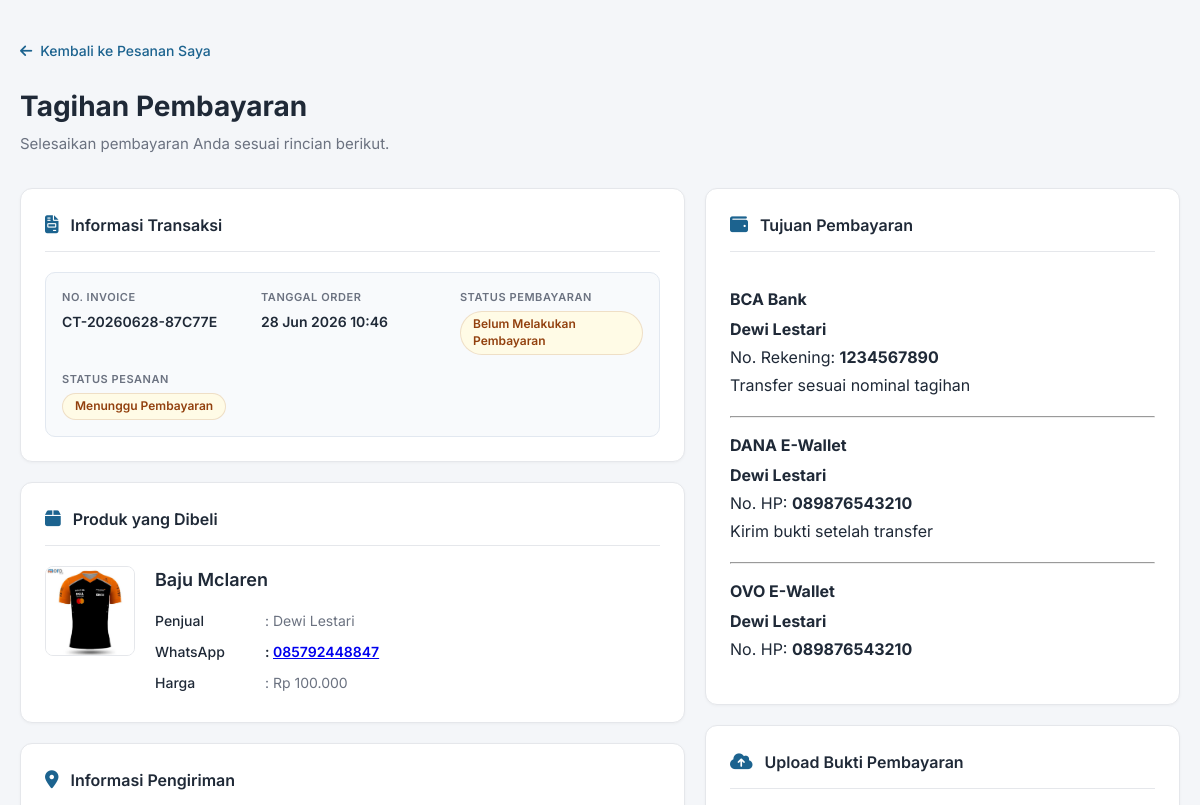
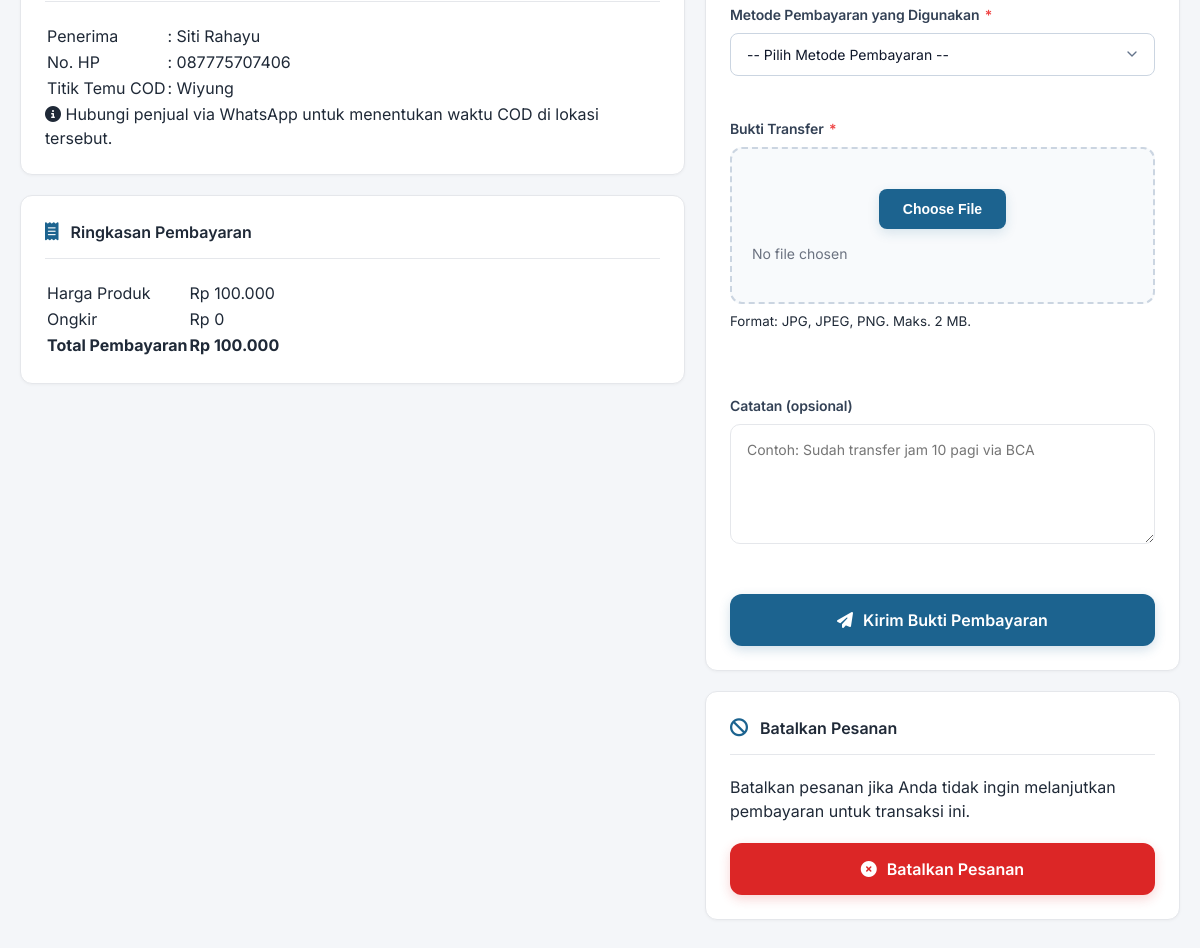
Page /user/tagihan.php?id_transaksi=8 (signed in) on the committed database (2 pictures, top to bottom).
### tables this page shows
CREATE TABLE `transaksi` (
  `id_transaksi` int NOT NULL,
  `id_produk` int NOT NULL,
  `id_penjual` int NOT NULL,
  `id_pembeli` int NOT NULL,
  `harga_produk` decimal(12,2) NOT NULL,
  `ongkir` decimal(12,2) NOT NULL DEFAULT '0.00',
  `total_bayar` decimal(12,2) NOT NULL,
  `status_transaksi` enum('menunggu_pembayaran','menunggu_verifikasi','diproses','dikirim','selesai','dibatalkan') DEFAULT 'menunggu_pembayaran',
  `created_at` timestamp NULL DEFAULT CURRENT_TIMESTAMP,
  `kode_invoice` varchar(30) DEFAULT NULL,
  `jarak_km` decimal(10,2) DEFAULT NULL,
  `metode_pembayaran` enum('Transfer Bank','DANA','OVO','GoPay','ShopeePay') DEFAULT NULL,
  `status_pembayaran` enum('belum_bayar','menunggu_konfirmasi','dibayar','ditolak') DEFAULT 'belum_bayar'
);

CREATE TABLE `produk` (
  `id_produk` int NOT NULL,
  `id_user` int NOT NULL,
  `id_kategori` int NOT NULL,
  `id_lokasi` int DEFAULT NULL,
  `latitude` decimal(10,8) DEFAULT NULL,
  `longitude` decimal(11,8) DEFAULT NULL,
  `nama_produk` varchar(150) NOT NULL,
  `deskripsi` text NOT NULL,
  `harga` decimal(12,2) NOT NULL,
  `ongkir` decimal(10,2) DEFAULT '0.00',
  `metode_pengiriman` enum('Ambil di Tempat','Kurir Kampus','Ekspedisi') DEFAULT 'Ambil di Tempat',
  `kondisi` enum('Baru','Bekas') NOT NULL,
  `alasan_jual` text,
  `status_produk` enum('menunggu','tersedia','dipesan','terjual','ditolak') DEFAULT 'menunggu',
  `status_aktif` tinyint(1) DEFAULT '1',
  `created_at` timestamp NULL DEFAULT CURRENT_TIMESTAMP,
  `kelebihan` text,
  `kekurangan` text,
  `brand` varchar(100) DEFAULT NULL,
  `penulis_penerbit` varchar(255) DEFAULT NULL,
  `status_tayang` enum('belum_bayar','aktif') DEFAULT 'belum_bayar'
);

CREATE TABLE `users` (
  `id_user` int NOT NULL,
  `nama` varchar(100) NOT NULL,
  `email` varchar(100) NOT NULL,
  `password` varchar(255) NOT NULL,
  `nim` varchar(20) NOT NULL,
  `no_whatsapp` varchar(20) NOT NULL,
  `alamat` text,
  `kota` varchar(100) DEFAULT NULL,
  `kode_pos` varchar(10) DEFAULT NULL,
  `foto_ktm` varchar(255) DEFAULT NULL,
  `role` enum('admin','user') DEFAULT 'user',
  `status_verifikasi` enum('menunggu','terverifikasi','ditolak') DEFAULT 'menunggu',
  `status_aktif` tinyint(1) DEFAULT '1',
  `created_at` timestamp NULL DEFAULT CURRENT_TIMESTAMP,
  `terakhir_online` datetime DEFAULT NULL,
  `latitude` decimal(10,8) DEFAULT NULL,
  `longitude` decimal(11,8) DEFAULT NULL
);

CREATE TABLE `pengiriman` (
  `id_pengiriman` int NOT NULL,
  `id_transaksi` int NOT NULL,
  `nama_penerima` varchar(100) DEFAULT NULL,
  `no_hp` varchar(20) DEFAULT NULL,
  `alamat` text,
  `metode_pengiriman` enum('Ambil di Tempat','Kurir Kampus','Ekspedisi') DEFAULT NULL,
  `nomor_resi` varchar(100) DEFAULT NULL,
  `status_pengiriman` enum('Belum Dikirim','Sedang Dikirim','Sudah Diterima') DEFAULT 'Belum Dikirim',
  `latitude` decimal(10,8) DEFAULT NULL,
  `longitude` decimal(11,8) DEFAULT NULL,
  `jarak_km` decimal(10,2) DEFAULT NULL,
  `ongkir` decimal(10,2) DEFAULT NULL,
  `tanggal_kirim` datetime DEFAULT NULL,
  `tanggal_diterima` datetime DEFAULT NULL
);

CREATE TABLE `metode_pembayaran` (
  `id_metode` int NOT NULL,
  `nama_metode` varchar(50) DEFAULT NULL,
  `jenis` enum('Bank','E-Wallet','QRIS') DEFAULT NULL,
  `provider` varchar(50) DEFAULT NULL,
  `nomor_tujuan` varchar(50) DEFAULT NULL,
  `nama_pemilik` varchar(100) DEFAULT NULL,
  `catatan` varchar(255) DEFAULT NULL,
  `qr_code` varchar(255) DEFAULT NULL,
  `status` tinyint(1) DEFAULT '1',
  `id_user` int NOT NULL
);

### config/Koneksi.php (called while the page is built, shortened)
<?php
function wa_phone(?string $nomor): string
{
  $phone = preg_replace('/\D/', '', $nomor);
  if (strpos($phone, '0') === 0) {
    return '62' . substr($phone, 1);
  }
  return $phone;
}

### user/tagihan.php (the view, shortened to what this page needs)
<?php
require_once __DIR__ . '/../config/Koneksi.php';
function rupiah(float $angka): string
{
  return 'Rp ' . number_format($angka, 0, ',', '.');
}
$id_user = (int) $_SESSION['id_user'];
$id_transaksi = isset($_GET['id_transaksi']) ? (int) $_GET['id_transaksi'] : 0;
$stmt = $koneksi->prepare("
    SELECT
        t.id_transaksi,
        t.kode_invoice,
        t.id_penjual,
        t.harga_produk,
        t.ongkir,
        t.total_bayar,
        t.status_transaksi,
        t.status_pembayaran,
        t.created_at,
        p.nama_produk,
        (SELECT gp.image_path
         FROM gambar_produk gp
         WHERE gp.id_produk = p.id_produk
         LIMIT 1) AS foto_produk,
        u.nama     AS nama_penjual,
        u.no_whatsapp AS wa_penjual
    FROM transaksi t
    JOIN produk p ON p.id_produk  = t.id_produk
    JOIN users  u ON u.id_user    = t.id_penjual
    WHERE t.id_transaksi = ?
      AND t.id_pembeli   = ?
    LIMIT 1
");
$stmt->bind_param('ii', $id_transaksi, $id_user);
$stmt->execute();
$transaksi = $stmt->get_result()->fetch_assoc();
$stmt = $koneksi->prepare("
    SELECT nama_penerima, no_hp, alamat, metode_pengiriman
    FROM pengiriman
    WHERE id_transaksi = ?
    LIMIT 1
");
$stmt->bind_param('i', $id_transaksi);
$stmt->execute();
$pengiriman = $stmt->get_result()->fetch_assoc();
$stmt = $koneksi->prepare("
    SELECT id_metode, nama_metode, jenis, provider,
           nomor_tujuan, nama_pemilik, catatan, qr_code
    FROM metode_pembayaran
    WHERE id_user = ?
      AND status  = 1
    ORDER BY jenis, nama_metode
");
$stmt->bind_param('i', $transaksi['id_penjual']);
$stmt->execute();
$result_metode  = $stmt->get_result();
$list_rekening  = [];
while ($row = $result_metode->fetch_assoc()) {
  $list_rekening[] = $row;
}
$status_pembayaran = $transaksi['status_pembayaran'];
$status_label = [
  'belum_bayar'          => 'Belum Melakukan Pembayaran',
  'menunggu_konfirmasi'  => 'Menunggu Konfirmasi Penjual',
  'dibayar'              => 'Pembayaran Diterima',
  'ditolak'              => 'Pembayaran Ditolak',
];
$status_class = [
  'belum_bayar'          => 'warning',
  'menunggu_konfirmasi'  => 'info',
  'dibayar'              => 'success',
  'ditolak'              => 'danger',
];
$status_order_label = [
  'menunggu_pembayaran' => 'Menunggu Pembayaran',
  'menunggu_verifikasi' => 'Menunggu Verifikasi',
  'diproses'            => 'Diproses',
  'dikirim'             => 'Dikirim',
  'selesai'             => 'Selesai',
  'dibatalkan'          => 'Dibatalkan',
];
$status_order_class = [
  'menunggu_pembayaran' => 'warning',
  'menunggu_verifikasi' => 'info',
  'diproses'            => 'primary',
  'dikirim'             => 'info',
  'selesai'             => 'success',
  'dibatalkan'          => 'danger',
];
$status_text  = $status_label[$status_pembayaran]  ?? 'Status Tidak Diketahui';
$badge_class  = $status_class[$status_pembayaran]  ?? 'secondary';
$show_upload  = in_array($status_pembayaran, ['belum_bayar', 'ditolak'], true)
  && $transaksi['status_transaksi'] !== 'dibatalkan';
$foto_produk = '../assets/images/no-image.png';
if (!empty($transaksi['foto_produk'])) {
  $path = __DIR__ . '/../uploads/produk/' . $transaksi['foto_produk'];
  if (file_exists($path)) {
    $foto_produk = '../uploads/produk/' . $transaksi['foto_produk'];
  }
}
?>
<!DOCTYPE html>
<html lang="id">
<head>
  <link rel="stylesheet" href="../assets/css/tagihan.css">
  <link rel="stylesheet" href="https://cdnjs.cloudflare.com/ajax/libs/font-awesome/6.5.2/css/all.min.css">
</head>
<body>
  <div class="invoice-container">
    <a href="pesanan_saya.php" class="btn-back">
      <i class="fas fa-arrow-left"></i> Kembali ke Pesanan Saya
    </a>
    <div class="invoice-header">
      <h2>Tagihan Pembayaran</h2>
      <p>Selesaikan pembayaran Anda sesuai rincian berikut.</p>
    </div>
    <div class="invoice-grid">
      <div class="invoice-col-main">
        <div class="card">
          <div class="card-header">
            <i class="fas fa-file-invoice"></i>
            <span>Informasi Transaksi</span>
          </div>
          <div class="invoice-info">
            <div class="info-item">
              <label>No. Invoice</label>
              <span><?= htmlspecialchars($transaksi['kode_invoice']) ?></span>
            </div>
            <div class="info-item">
              <label>Tanggal Order</label>
              <span><?= date('d M Y H:i', strtotime($transaksi['created_at'])) ?></span>
            </div>
            <div class="info-item">
              <label>Status Pembayaran</label>
              <span class="badge <?= $badge_class ?>">
                <?= htmlspecialchars($status_text) ?>
              </span>
            </div>
            <div class="info-item">
              <label>Status Pesanan</label>
              <span class="badge <?= htmlspecialchars($status_order_class[$transaksi['status_transaksi']] ?? 'secondary') ?>">
                <?= htmlspecialchars($status_order_label[$transaksi['status_transaksi']] ?? ucwords(str_replace('_', ' ', $transaksi['status_transaksi']))) ?>
              </span>
            </div>
          </div>
        </div>
        <div class="card">
          <div class="card-header">
            <i class="fas fa-box"></i>
            <span>Produk yang Dibeli</span>
          </div>
          <div class="product-box">
            <img src="<?= htmlspecialchars($foto_produk) ?>"
              alt="<?= htmlspecialchars($transaksi['nama_produk']) ?>">
            <div class="product-detail">
              <h3><?= htmlspecialchars($transaksi['nama_produk']) ?></h3>
              <table>
                <tr>
                  <td>Penjual</td>
                  <td>: <?= htmlspecialchars($transaksi['nama_penjual']) ?></td>
                </tr>
                <tr>
                  <td>WhatsApp</td>
                  <td>:
                    <a href="https://wa.me/<?= wa_phone($transaksi['wa_penjual']) ?>"
                      target="_blank">
                      <?= htmlspecialchars($transaksi['wa_penjual']) ?>
                    </a>
                  </td>
                </tr>
                <tr>
                  <td>Harga</td>
                  <td>: <?= rupiah((float) $transaksi['harga_produk']) ?></td>
                </tr>
              </table>
            </div>
          </div>
        </div>
        <div class="card">
          <div class="card-header">
            <i class="fas fa-location-dot"></i>
            <span>Informasi Pengiriman</span>
          </div>
          <?php if ($pengiriman): ?>
            <table class="info-table">
              <tr>
                <td>Penerima</td>
                <td>: <?= htmlspecialchars($pengiriman['nama_penerima'] ?? '-') ?></td>
              </tr>
              <tr>
                <td>No. HP</td>
                <td>: <?= htmlspecialchars($pengiriman['no_hp'] ?? '-') ?></td>
              </tr>
              <?php if (!empty($pengiriman['alamat'])): ?>
                <tr>
                  <td>Titik Temu COD</td>
                  <td>: <?= nl2br(htmlspecialchars($pengiriman['alamat'])) ?></td>
                </tr>
              <?php endif; ?>
            </table>
            <p class="cod-note">
              <i class="fas fa-circle-info"></i>
              Hubungi penjual via WhatsApp untuk menentukan waktu COD di lokasi tersebut.
            </p>
          <?php else: ?>
            <p>Data pengiriman tidak tersedia.</p>
          <?php endif; ?>
        </div>
        <div class="card">
          <div class="card-header">
            <i class="fas fa-receipt"></i>
            <span>Ringkasan Pembayaran</span>
          </div>
          <table class="summary-table">
            <tr>
              <td>Harga Produk</td>
              <td><?= rupiah((float) $transaksi['harga_produk']) ?></td>
            </tr>
            <tr>
              <td>Ongkir</td>
              <td><?= rupiah((float) $transaksi['ongkir']) ?></td>
            </tr>
            <tr class="total">
              <td><strong>Total Pembayaran</strong></td>
              <td><strong><?= rupiah((float) $transaksi['total_bayar']) ?></strong></td>
            </tr>
          </table>
        </div>
      </div>
      <div class="invoice-col-side">
        <?php if (!empty($list_rekening)): ?>
          <div class="card">
            <div class="card-header">
              <i class="fas fa-wallet"></i>
              <span>Tujuan Pembayaran</span>
            </div>
            <?php foreach ($list_rekening as $i => $rek): ?>
              <div class="rekening-item">
                <div class="rekening-info">
                  <h4><?= htmlspecialchars($rek['nama_metode']) ?>
                    <span class="badge-jenis"><?= htmlspecialchars($rek['jenis']) ?></span>
                  </h4>
                  <p><strong><?= htmlspecialchars($rek['nama_pemilik']) ?></strong></p>
                  <?php if ($rek['jenis'] === 'Bank'): ?>
                    <p>No. Rekening: <strong><?= htmlspecialchars($rek['nomor_tujuan']) ?></strong></p>
                  <?php elseif ($rek['jenis'] === 'E-Wallet'): ?>
                    <p>No. HP: <strong><?= htmlspecialchars($rek['nomor_tujuan']) ?></strong></p>
                  <?php elseif ($rek['jenis'] === 'QRIS'): ?>
                    <p>Scan QRIS di bawah ini untuk membayar.</p>
                  <?php endif; ?>
                  <?php if (!empty($rek['catatan'])): ?>
                    <p class="rekening-catatan"><?= htmlspecialchars($rek['catatan']) ?></p>
                  <?php endif; ?>
                </div>
              </div>
              <?php if ($i < count($list_rekening) - 1): ?>
                <hr>
              <?php endif; ?>
            <?php endforeach; ?>
          </div>
        <?php endif; ?>
        <?php if ($show_upload && !empty($list_rekening)): ?>
          <div class="card">
            <div class="card-header">
              <i class="fas fa-cloud-upload-alt"></i>
              <span>Upload Bukti Pembayaran</span>
            </div>
            <form action="tagihan.php?id_transaksi=<?= $id_transaksi ?>"
              method="POST"
              enctype="multipart/form-data"
              id="formUploadBukti">
              <div class="form-group">
                <label>Metode Pembayaran yang Digunakan <span class="required">*</span></label>
                <select name="id_metode" required>
                  <option value="">-- Pilih Metode Pembayaran --</option>
                </select>
              </div>
              <div class="form-group">
                <label>Bukti Transfer <span class="required">*</span></label>
                <input type="file"
                  name="bukti"
                  id="inputBukti"
                  accept=".jpg,.jpeg,.png"
                  required>
                <small>Format: JPG, JPEG, PNG. Maks. 2 MB.</small>
              </div>
              <div class="form-group">
                <label>Catatan (opsional)</label>
                <textarea name="catatan" rows="3"
                  placeholder="Contoh: Sudah transfer jam 10 pagi via BCA"></textarea>
              </div>
              <button type="submit" class="btn-primary" id="btnKirimBukti">
                <i class="fas fa-paper-plane"></i> Kirim Bukti Pembayaran
              </button>
            </form>
          </div>
        <?php endif; ?>
        <?php if ($show_upload): ?>
          <div class="card">
            <div class="card-header">
              <i class="fas fa-ban"></i>
              <span>Batalkan Pesanan</span>
            </div>
            <p>Batalkan pesanan jika Anda tidak ingin melanjutkan pembayaran untuk transaksi ini.</p>
            <form action="tagihan.php?id_transaksi=<?= $id_transaksi ?>"
              method="POST"
              onsubmit="return confirm('Batalkan pesanan ini?');">
              <button type="submit" class="btn-danger">
                <i class="fas fa-times-circle"></i> Batalkan Pesanan
              </button>
            </form>
          </div>
        <?php endif; ?>
      </div>
    </div>
  </div>
</body>
</html>

### rows in the picture
transaksi: kode_invoice "CT-20260628-87C77E", created_at "28 Jun 2026 10:46", status_pembayaran "Belum Melakukan Pembayaran", status_transaksi "Menunggu Pembayaran", id_produk.nama_produk "Baju Mclaren", id_penjual.nama "Dewi Lestari", id_penjual.no_whatsapp "085792448847", harga_produk "Rp 100.000", ongkir "Rp 0", total_bayar "Rp 100.000"
pengiriman: nama_penerima "Siti Rahayu", no_hp "087775707406", alamat "Wiyung"
metode_pembayaran: nama_metode "BCA", jenis "Bank", nama_pemilik "Dewi Lestari", nomor_tujuan "1234567890", catatan "Transfer sesuai nominal tagihan"
metode_pembayaran: nama_metode "DANA", jenis "E-Wallet", nama_pemilik "Dewi Lestari", nomor_tujuan "089876543210", catatan "Kirim bukti setelah transfer"
metode_pembayaran: nama_metode "OVO", jenis "E-Wallet", nama_pemilik "Dewi Lestari", nomor_tujuan "089876543210"
